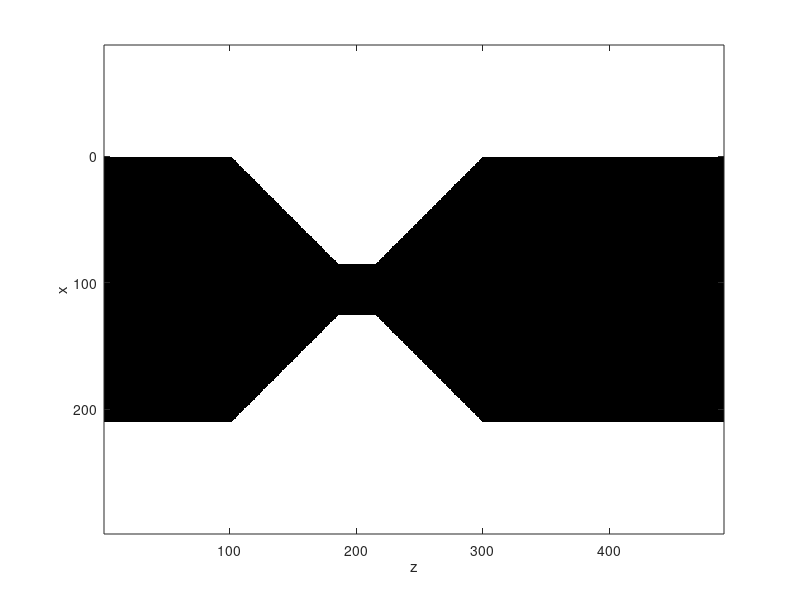

Write the MATLAB code that produced this figure. (Note: this script raises an error after producing the figure.)
clear all;
close all;

x_len = 210;
z_len = 490;

scen = zeros(x_len, z_len);

bottom_w = 200;
top_w = 30;

start = 100;

for i = 1:(bottom_w-top_w)/2
    for j = 1:bottom_w-2*i
        scen(i, start+i+j) = 1;
        scen(x_len-i+1, start+i+j) = 1;
    end
end


scen = logical(scen);

colormap([0,0,0; 1,1,1])
image(scen); %TODO: make better color-scheme
axis equal;
xlabel('z');
ylabel('x');

%imwrite(scen, 'test.jpg');
pgmwrite(scen, 'Bottleneck');